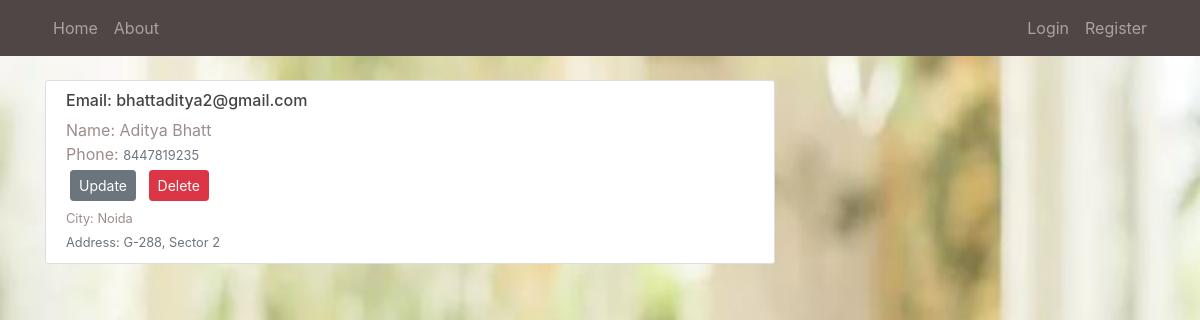
Page /contact_id/8 on the committed database.
### contactbook/models.py (models this page shows, shortened)
class Contact(db.Model):
    id = db.Column(db.Integer, primary_key=True)
    name = db.Column(db.String, nullable=False)
    phone = db.Column(db.Integer, nullable=False)
    email = db.Column(db.String(20), nullable=False)
    city = db.Column(db.String, nullable=False)
    address = db.Column(db.String, nullable=False)
    user_id = db.Column(db.Integer, db.ForeignKey('user.id'), nullable=False)

### contactbook/routes.py (the view)
@app.route('/contact_id/<contact_id>')
def contact(contact_id):
    contact = Contact.query.get_or_404(int(contact_id))
    return render_template('contact.html', contact=contact)

### contactbook/templates/contact.html (shortened to what this page needs)
{% extends 'layout.html' %}
{% block content %}
    <article class="media content-section">
        <div class="media-body">
            <div class="article-metadata">
                <h6>Email: <a>{{ contact.email }}</a></h6>
                <span>Name: </span>
                <a class="mr-2">{{ contact.name }}</a><br>
                <span>Phone: </span>
                <small class="text-muted">{{ contact.phone}}</small>
                <div>
                    <a href="{{ url_for('update_contact', contact_id=contact.id) }}" class="btn btn-secondary btn-sm m-1">Update</a>
                    <button type="button" class="btn btn-danger btn-sm m-1" data-toggle="modal" data-target="#deleteModal">Delete</button>
                </div>
            </div>
            <small>City: {{ contact.city }}</small> <br>
            <small class="text-muted">Address: {{ contact.address }}</small>
        </div>
    </article>
    {% endblock content %}

### contactbook/static/main.css (style rules this page uses)
body { background: #fafafa; color: #9e8c8c; margin-top: 5rem; background-image: url('background.jpg'); background-repeat: no-repeat; background-attachment: fixed; background-size: 100% 100%; }
h1, h2, h3, h4, h5, h6 { color: #444444; }
.content-section { background: #ffffff; padding: 10px 20px; border: 1px solid #dddddd; border-radius: 3px; margin-bottom: 20px; }

### rows in the picture
Contact: email "bhattaditya2@gmail.com", name "Aditya Bhatt", phone "8447819235", city "Noida", address "G-288, Sector 2"
